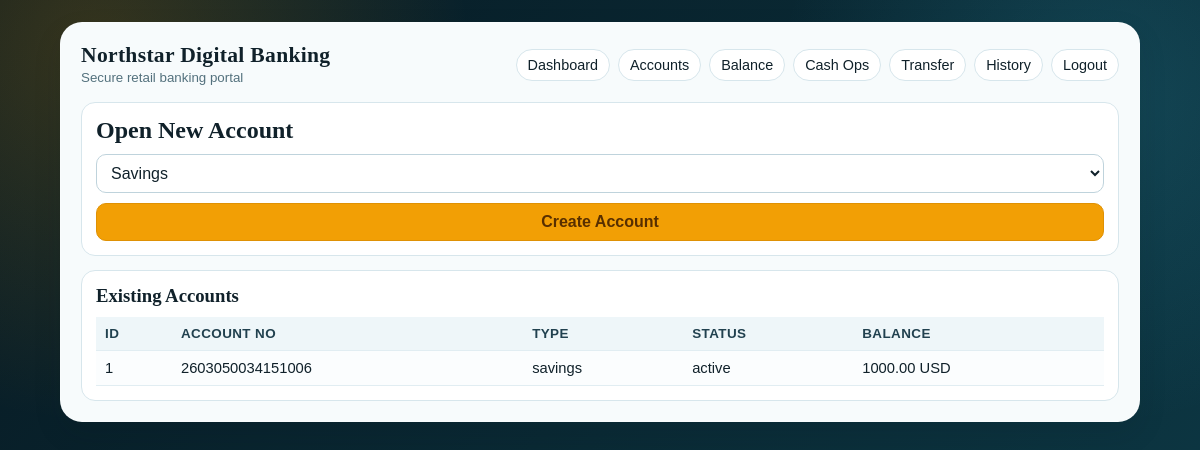
Page /accounts (signed in) on the earlier database version.
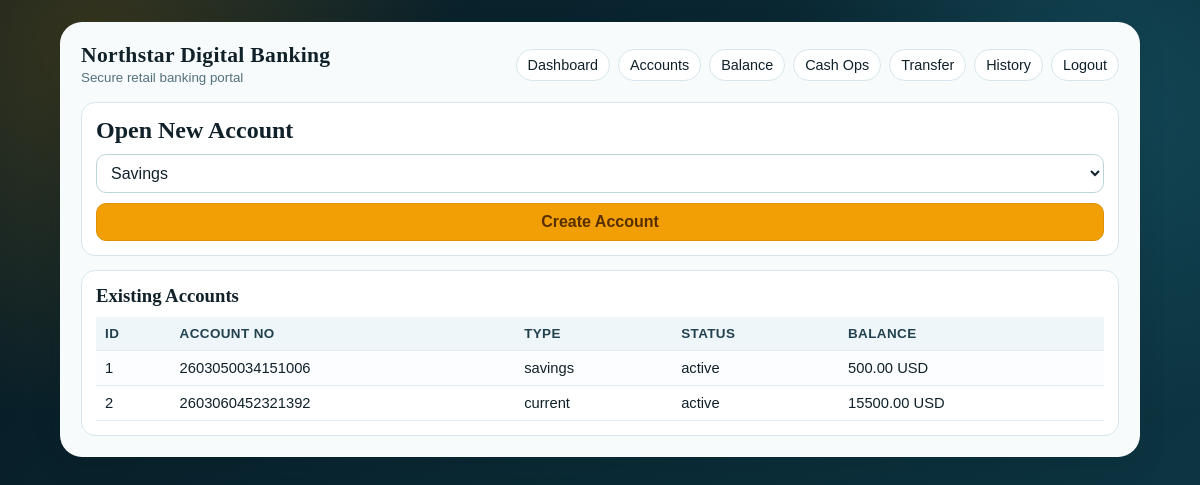
Same page on the later database version.
### models.py (models this page shows)
class Account(db.Model):
    __tablename__ = "account"
    __table_args__ = (
        CheckConstraint("account_type IN ('savings', 'current')", name="ck_account_type"),
        CheckConstraint("status IN ('active', 'frozen', 'closed')", name="ck_account_status"),
        CheckConstraint("balance >= 0", name="ck_account_balance_non_negative"),
    )
    account_id = db.Column(db.Integer, primary_key=True, autoincrement=True)
    customer_id = db.Column(db.Integer, db.ForeignKey("customer.customer_id"), nullable=False)
    account_number = db.Column(db.String(30), nullable=False, unique=True)
    account_type = db.Column(db.String(20), nullable=False)
    currency_code = db.Column(db.String(3), nullable=False, default="USD")
    balance = db.Column(db.Numeric(12, 2), nullable=False, default=0)
    status = db.Column(db.String(20), nullable=False, default="active")
    opened_at = db.Column(db.DateTime, nullable=False, default=datetime.utcnow)
    closed_at = db.Column(db.DateTime, nullable=True)

### app.py (the view, shortened to what this page needs)
@app.route("/accounts", methods=["GET", "POST"])
@login_required
def accounts():
    customer = current_customer()
    account_list = Account.query.filter_by(customer_id=customer.customer_id).order_by(Account.account_id).all()
    return render_template("accounts.html", accounts=account_list)

### app.py (called while the page is built)
def login_required(view_func):
    @wraps(view_func)
    def wrapped(*args, **kwargs):
        if not session.get("customer_id"):
            return redirect(url_for("login"))
        return view_func(*args, **kwargs)
    return wrapped

def current_customer():
    cid = session.get("customer_id")
    if not cid:
        return None
    return Customer.query.get(cid)

### templates/accounts.html (shortened to what this page needs)
{% extends "base.html" %}
{% block content %}
<section class="panel">
  <h2>Open New Account</h2>
  <form method="post">
    <select name="account_type" required>
      <option value="savings">Savings</option>
    </select>
    <button type="submit">Create Account</button>
  </form>
</section>
<section class="panel">
  <h3>Existing Accounts</h3>
  <div class="table-wrap">
    <table>
      <tr><th>ID</th><th>Account No</th><th>Type</th><th>Status</th><th>Balance</th></tr>
      {% for a in accounts %}
      <tr>
        <td>{{ a.account_id }}</td>
        <td>{{ a.account_number }}</td>
        <td>{{ a.account_type }}</td>
        <td>{{ a.status }}</td>
        <td>{{ a.balance }} {{ a.currency_code }}</td>
      </tr>
      {% endfor %}
    </table>
  </div>
</section>
{% endblock %}

Differences in the rows shown:
changed Account "savings": balance "1000.00" → "500.00"
added Account: account_id "2", account_number "2603060452321392", account_type "current", status "active", balance "15500.00", currency_code "USD"
